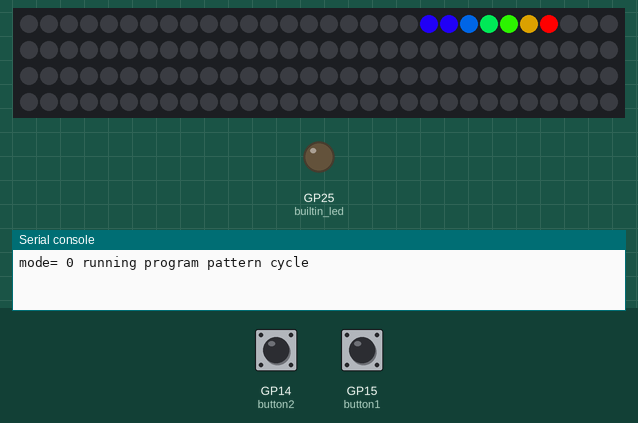
Simulated run of this program. Board: Raspberry Pi Pico running MicroPython. Parts: 120 RGB LEDs in strip order, left to right, continuing on the next row, output pins drawn as LEDs (lit = HIGH), the last lines printed to the serial console. The test bench sets the inputs (shaded band); at power-on: GP14 (button2) HIGH, GP15 (button1) HIGH. Random numbers come from a fixed seed; the interpreter's speed is modelled, so counts of loop turns are approximate.

Above: at 1.2 s.
1.3 s: GP14 (button2) pulled LOW for 0.15 s
At 2.43 s:
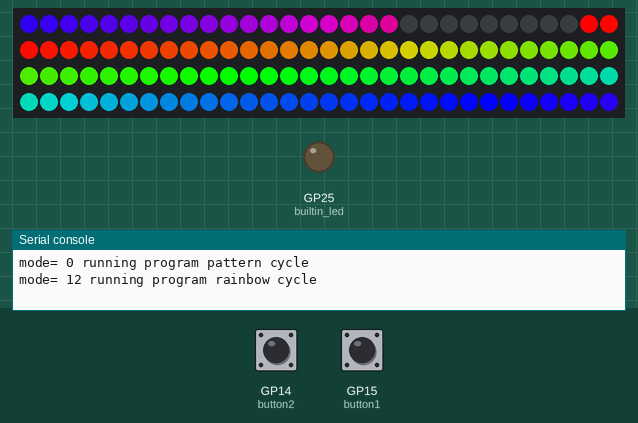
4.4 s: GP15 (button1) pulled LOW for 0.15 s
At 5.09 s:
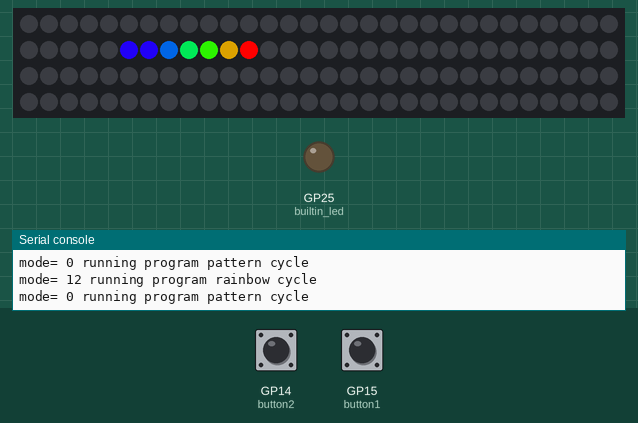
5.1 s: GP15 (button1) pulled LOW for 1 s
6.7 s: GP14 (button2) pulled LOW for 1 s
8.3 s: GP14 (button2) pulled LOW for 0.15 s
At 9.5 s:
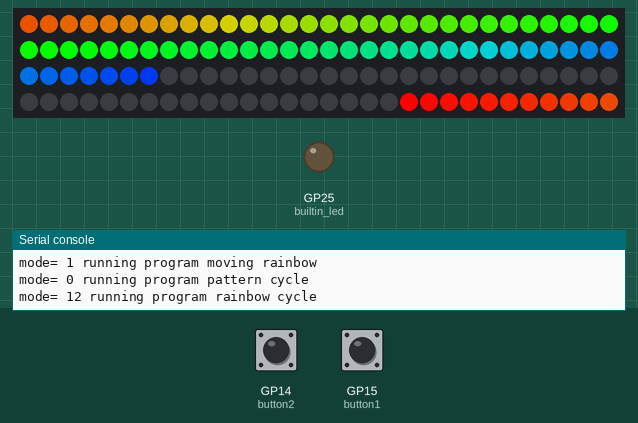
10.5 s: GP15 (button1) pulled LOW for 0.15 s
At 10.8 s:
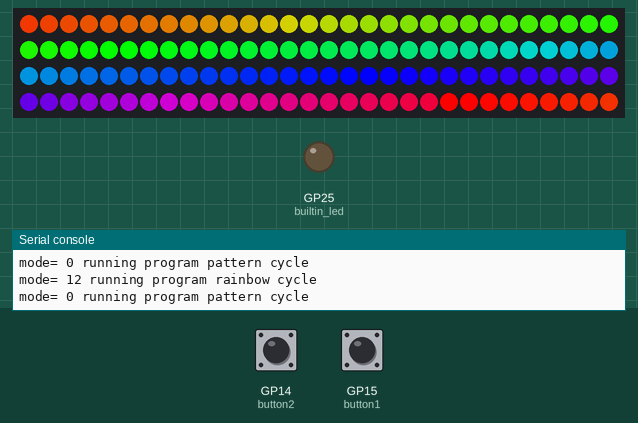
Timing chart, 0 to 13.5 s (numbered marks = the images above; inputs shaded):
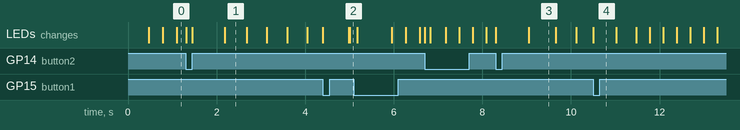

The program:

main-demo-cycle.py
```python
# moving rainbow
from machine import Pin
from neopixel import NeoPixel
from utime import sleep, ticks_ms
from urandom import randint

NEOPIXEL_PIN = 0
NUMBER_PIXELS = 120
# time between a patten step
BASE_DELAY = 0.005
RAINBOW_LENGTH = 7
PERCENT_SMALL_COLOR_WHEEL = round(255/RAINBOW_LENGTH)
PERCENT_COLOR_WHEEL = round(255/NUMBER_PIXELS)

strip = NeoPixel(Pin(NEOPIXEL_PIN), NUMBER_PIXELS)

BUTTON_PIN_1 = 15
BUTTON_PIN_2 = 14

button_presses = 0 # the count of times the button has been pressed
last_time = 0 # the last time we pressed the button

builtin_led = machine.Pin(25, Pin.OUT)
# The lower left corner of the Pico has a wire that goes through the buttons upper left and the lower right goes to the 3.3 rail

button1 = machine.Pin(BUTTON_PIN_1, machine.Pin.IN, machine.Pin.PULL_UP)
button2 = machine.Pin(BUTTON_PIN_2, machine.Pin.IN, machine.Pin.PULL_UP)

red = (255, 0, 0)
orange = (140, 60, 0)
yellow = (255, 255, 0)
green = (0, 255, 0)
blue = (0, 0, 255)
cyan = (0, 255, 255)
indigo = (75, 0, 130)
violet = (138, 43, 226)
white = (128, 128, 128)
colors = (red, orange, yellow, green, blue, cyan, indigo, violet)
color_count = len(colors)
levels = [255, 128, 64, 32, 16, 8, 4, 2, 1]
level_count = len(levels)

mode_list = ['pattern cycle', 'moving rainbow', 'moving red dot', 'moving blue dot', 'moving green dot',
             'red commet', 'blue commet', 'green commet', 'candle flicker', 'random dots', 'bounce',
             'running lights', 'rainbow cycle']
mode_count = len(mode_list)

# This function gets called every time the button is pressed.  The parameter "pin" is used to tell
# which pin is used
def button_pressed_handler(pin):
    global mode, last_time
    new_time = ticks_ms()
    # if it has been more that 1/5 of a second since the last event, we have a new event
    if (new_time - last_time) > 200:
        # print(pin)
        # Extract pin ID from the string representation
        pin_str = str(pin)
        # Format is "Pin(GPIO14, mode=IN, pull=PULL_UP)"
        # Extract the number after "GPIO"
        gpio_index = pin_str.find("GPIO")
        if gpio_index != -1:
            # Start looking from after "GPIO"
            start_index = gpio_index + 4
            # Find the end of the number (comma or other non-digit)
            end_index = start_index
            while end_index < len(pin_str) and pin_str[end_index].isdigit():
                end_index += 1

            # Extract and convert to integer
            pin_num = int(pin_str[start_index:end_index])
        else:
            # Fall back to direct object comparison
            if pin is button1:
                pin_num = BUTTON_PIN_1
            else:
                pin_num = BUTTON_PIN_2

        # Increase or decrease mode based on which button was pressed
        if pin_num == BUTTON_PIN_1:
            mode += 1
        else:
            mode -= 1
        # wrap around if we get too high
        mode = mode % mode_count
        last_time = new_time

# now we register the handler function when the button is pressed
button1.irq(trigger=machine.Pin.IRQ_FALLING, handler = button_pressed_handler)
button2.irq(trigger=machine.Pin.IRQ_FALLING, handler = button_pressed_handler)

def wheel(pos):
    # Input a value 0 to 255 to get a color value.
    # The colors are a transition r - g - b - back to r.
    if pos < 0 or pos > 255:
        return (0, 0, 0)
    if pos < 85:
        return (255 - pos * 3, pos * 3, 0)
    if pos < 170:
        pos -= 85
        return (0, 255 - pos * 3, pos * 3)
    pos -= 170
    return (pos * 3, 0, 255 - pos * 3)

# erase the entire strip
def erase():
    for i in range(0, NUMBER_PIXELS):
        strip[i] = (0,0,0)
        strip.write()

def move_dot(counter, color, delay):
    strip[counter] = color
    strip.write()
    sleep(delay)
    strip[counter] = (0,0,0)

def comet_tail(counter, color, delay):
    for i in range(0, color_count):
        # we start to draw at the head of the commet N levels away from the counter
        target = ((level_count - i - 1) + counter) % NUMBER_PIXELS
        # number to scale by
        scale = (levels[i] / 255)
        strip[target] = (int(color[0]*scale), int(color[1]*scale), int(color[2]*scale))
        # erase the tail
        if counter > 0:
            strip[counter-1] = (0,0,0)
        if counter == NUMBER_PIXELS-1:
            strip[counter] = (0,0,0)
        strip.write()
        sleep(delay)

def moving_rainbow(counter, delay):
    for i in range(0, RAINBOW_LENGTH-1):
        color_index = round(i*PERCENT_SMALL_COLOR_WHEEL)
        color = wheel(color_index)
        # print(color_index, color)
        # start at the end and subtract to go backwards and add the counter for offset
        index = RAINBOW_LENGTH-1 - i  + counter
        # print(index)
        if index < NUMBER_PIXELS:
            strip[index] = color
        strip.write()
    # erase the tail if we are not at the start
    if counter > 0:
        strip[counter-1] = (0,0,0)
        strip.write()
    # turn off the last pixel at the top
    if counter == NUMBER_PIXELS-1:
        strip[counter] = (0,0,0)
    sleep(delay)

def candle(delay):
     green = 50 + randint(0,155)
     red = green + randint(0,50)
     strip[randint(0,NUMBER_PIXELS - 1)] = (red, green, 0)
     strip.write()
     sleep(delay)

def random_color(delay):
    random_offset = randint(0, NUMBER_PIXELS-1)
    random_color = randint(0, 255)
    strip[random_offset] = wheel(random_color)
    strip.write()
    sleep(delay)

HALF_LENGTH = round(NUMBER_PIXELS/2)
def bounce(counter, color, delay):
    if counter < HALF_LENGTH:
        strip[counter] = color
        strip[NUMBER_PIXELS-1 - counter] = color
        strip.write()
        strip[counter] = (0,0,0)
        strip[NUMBER_PIXELS-1 - counter] = (0,0,0)
        sleep(delay)
    else:
        half_counter = counter - HALF_LENGTH
        strip[HALF_LENGTH - half_counter] = color
        strip[HALF_LENGTH + half_counter] = color
        strip.write()
        strip[HALF_LENGTH - half_counter] = (0,0,0)
        strip[HALF_LENGTH + half_counter] = (0,0,0)
        sleep(delay)

def running_lights(counter, color, spacing, delay):
    for i in range(0, NUMBER_PIXELS):
        if (counter+i) % spacing:
            strip[i] = (0,0,0)
        else:
            strip[i] = color
    strip.write()
    sleep(delay)

def rainbow_cycle(counter, wait):
    for i in range(0, NUMBER_PIXELS):
        color_index = round(i*PERCENT_COLOR_WHEEL)
        color = wheel(color_index)
        # print(color_index, color)
        strip[(i + counter) % NUMBER_PIXELS] = color
        strip.write()
    sleep(wait)

# Global variables
mode = 0
counter = 0
last_mode = 1
bd = BASE_DELAY
bd2 = bd*2
bd5 = bd*5

# For pattern cycling in mode 0
pattern_cycle_counter = 0
pattern_cycle_time = 0
PATTERN_CHANGE_TIME = 5000  # Time in ms to switch patterns (5 seconds)

# List of pattern functions for mode 0 cycle
# Each tuple contains (pattern_id, display_time)
pattern_functions = [
    (1, PATTERN_CHANGE_TIME),  # moving rainbow
    (2, PATTERN_CHANGE_TIME),  # moving red dot
    (3, PATTERN_CHANGE_TIME),  # moving blue dot
    (4, PATTERN_CHANGE_TIME),  # moving green dot
    (5, PATTERN_CHANGE_TIME),  # red comet
    (6, PATTERN_CHANGE_TIME),  # blue comet
    (7, PATTERN_CHANGE_TIME),  # green comet
    (8, PATTERN_CHANGE_TIME),  # candle flicker
    (9, PATTERN_CHANGE_TIME),  # random dots
    (10, PATTERN_CHANGE_TIME), # bounce
    (11, PATTERN_CHANGE_TIME), # running lights
    (12, PATTERN_CHANGE_TIME), # rainbow cycle
]
num_patterns = len(pattern_functions)

while True:
    # print only on change
    if mode != last_mode:
        print('mode=', mode, 'running program', mode_list[mode])
        # Clear the strip when changing modes
        erase()
        last_mode = mode

    # Mode 0 is pattern cycle mode
    if mode == 0:
        current_time = ticks_ms()
        # Check if it's time to change patterns
        if current_time - pattern_cycle_time > pattern_functions[pattern_cycle_counter][1]:
            pattern_cycle_counter = (pattern_cycle_counter + 1) % num_patterns
            pattern_cycle_time = current_time
            # Clear the strip when changing patterns
            erase()
            counter = 0
            print('Cycling to pattern:', mode_list[pattern_functions[pattern_cycle_counter][0]])

        # Run the current pattern in the cycle
        current_pattern = pattern_functions[pattern_cycle_counter][0]

        # Execute the pattern based on the current_pattern index
        if current_pattern == 1:
            moving_rainbow(counter, bd)
        elif current_pattern == 2:
            move_dot(counter, red, bd2)
        elif current_pattern == 3:
            move_dot(counter, green, bd2)
        elif current_pattern == 4:
            move_dot(counter, blue, bd2)
        elif current_pattern == 5:
            comet_tail(counter, red, bd)
        elif current_pattern == 6:
            comet_tail(counter, green, bd)
        elif current_pattern == 7:
            comet_tail(counter, blue, bd)
        elif current_pattern == 8:
            candle(bd)
        elif current_pattern == 9:
            random_color(bd)
        elif current_pattern == 10:
            bounce(counter, red, bd5)
        elif current_pattern == 11:
            running_lights(counter, blue, 4, .2)
        elif current_pattern == 12:
            rainbow_cycle(counter, bd)

    # Fixed patterns for modes 1-12
    elif mode == 1:
        moving_rainbow(counter, bd)
    elif mode == 2:
        move_dot(counter, red, bd2)
    elif mode == 3:
        move_dot(counter, green, bd2)
    elif mode == 4:
        move_dot(counter, blue, bd2)
    elif mode == 5:
        comet_tail(counter, red, bd)
    elif mode == 6:
        comet_tail(counter, green, bd)
    elif mode == 7:
        comet_tail(counter, blue, bd)
    elif mode == 8:
        candle(bd)
    elif mode == 9:
        random_color(bd)
    elif mode == 10:
        bounce(counter, red, bd5)
    elif mode == 11:
        running_lights(counter, blue, 4, .2)
    elif mode == 12:
        rainbow_cycle(counter, bd)
    else:
        print('mode', mode, 'not configured')

    counter += 1
    # wrap the counter using modulo
    counter = counter % NUMBER_PIXELS
```

Measured:
- what the display in image 3 shows lasts 0.7 s, from 9.0 s to 9.7 s
